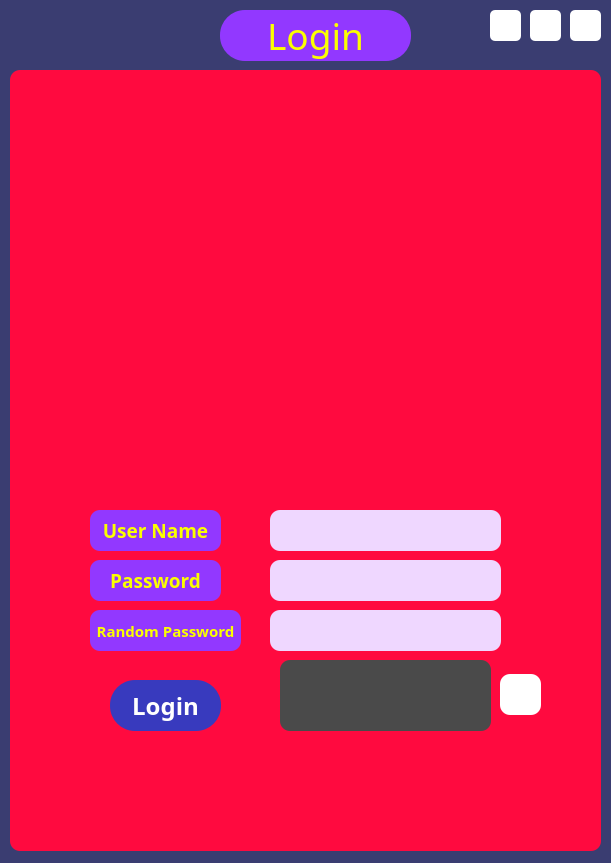
<?xml version="1.0" encoding="UTF-8"?>
<ui version="4.0">
 <class>MainWindow</class>
 <widget class="QMainWindow" name="MainWindow">
  <property name="geometry">
   <rect>
    <x>0</x>
    <y>0</y>
    <width>611</width>
    <height>863</height>
   </rect>
  </property>
  <property name="windowTitle">
   <string>MainWindow</string>
  </property>
  <property name="styleSheet">
   <string notr="true">QMainWindow{
	background-color: rgb(58, 61, 113);
	border-radius: 10px;
}</string>
  </property>
  <widget class="QWidget" name="centralwidget">
   <widget class="QFrame" name="frm">
    <property name="geometry">
     <rect>
      <x>10</x>
      <y>70</y>
      <width>591</width>
      <height>781</height>
     </rect>
    </property>
    <property name="font">
     <font>
      <pointsize>10</pointsize>
     </font>
    </property>
    <property name="styleSheet">
     <string notr="true">QFrame{
	background-color: rgb(255, 10, 63);
	border-radius: 10px;
}</string>
    </property>
    <property name="frameShape">
     <enum>QFrame::StyledPanel</enum>
    </property>
    <property name="frameShadow">
     <enum>QFrame::Raised</enum>
    </property>
    <widget class="QLabel" name="loginlbl">
     <property name="geometry">
      <rect>
       <x>80</x>
       <y>0</y>
       <width>431</width>
       <height>431</height>
      </rect>
     </property>
     <property name="text">
      <string/>
     </property>
     <property name="pixmap">
      <pixmap>C:/Users/MSI/Desktop/log_page.png</pixmap>
     </property>
     <property name="alignment">
      <set>Qt::AlignCenter</set>
     </property>
    </widget>
    <widget class="QLineEdit" name="userline">
     <property name="geometry">
      <rect>
       <x>260</x>
       <y>440</y>
       <width>231</width>
       <height>41</height>
      </rect>
     </property>
     <property name="styleSheet">
      <string notr="true">QLineEdit{
	background-color:rgb(239, 215, 255);
	border-radius: 10px;
}</string>
     </property>
    </widget>
    <widget class="QLineEdit" name="passline">
     <property name="geometry">
      <rect>
       <x>260</x>
       <y>490</y>
       <width>231</width>
       <height>41</height>
      </rect>
     </property>
     <property name="styleSheet">
      <string notr="true">QLineEdit{
	background-color:rgb(239, 215, 255);
	border-radius: 10px;
}</string>
     </property>
     <property name="echoMode">
      <enum>QLineEdit::Password</enum>
     </property>
    </widget>
    <widget class="QLabel" name="userlbl">
     <property name="geometry">
      <rect>
       <x>80</x>
       <y>440</y>
       <width>131</width>
       <height>41</height>
      </rect>
     </property>
     <property name="font">
      <font>
       <family>Bodoni MT</family>
       <pointsize>14</pointsize>
       <weight>75</weight>
       <bold>true</bold>
      </font>
     </property>
     <property name="styleSheet">
      <string notr="true">color:rgb(251, 255, 0);
background-color: rgb(146, 56, 255);
border-radius: 10px;</string>
     </property>
     <property name="text">
      <string>User Name</string>
     </property>
     <property name="alignment">
      <set>Qt::AlignCenter</set>
     </property>
    </widget>
    <widget class="QLabel" name="passwordlbl">
     <property name="geometry">
      <rect>
       <x>80</x>
       <y>490</y>
       <width>131</width>
       <height>41</height>
      </rect>
     </property>
     <property name="font">
      <font>
       <family>Bodoni MT</family>
       <pointsize>14</pointsize>
       <weight>75</weight>
       <bold>true</bold>
      </font>
     </property>
     <property name="styleSheet">
      <string notr="true">color:rgb(251, 255, 0);
background-color: rgb(146, 56, 255);
border-radius: 10px;</string>
     </property>
     <property name="text">
      <string>Password</string>
     </property>
     <property name="alignment">
      <set>Qt::AlignCenter</set>
     </property>
    </widget>
    <widget class="QPushButton" name="loginbtn">
     <property name="geometry">
      <rect>
       <x>100</x>
       <y>610</y>
       <width>111</width>
       <height>51</height>
      </rect>
     </property>
     <property name="font">
      <font>
       <family>Bodoni MT</family>
       <pointsize>18</pointsize>
       <weight>75</weight>
       <bold>true</bold>
      </font>
     </property>
     <property name="cursor">
      <cursorShape>PointingHandCursor</cursorShape>
     </property>
     <property name="styleSheet">
      <string notr="true">QPushButton{
	border-radius: 25px;
	background-color:rgb(56, 58, 190);
	color: rgb(255, 255, 255);
}

QPushButton:hover{
	border-radius: 25px;
	background-color:rgb(229, 229, 229);
	color: rgb(84, 5, 255);
}

QPushButton:pressed{
	border-radius: 25px;
	background-color: rgb(56, 58, 190);
	color: rgb(255, 255, 255);
}</string>
     </property>
     <property name="text">
      <string>Login</string>
     </property>
    </widget>
    <widget class="QLabel" name="war">
     <property name="geometry">
      <rect>
       <x>270</x>
       <y>680</y>
       <width>211</width>
       <height>41</height>
      </rect>
     </property>
     <property name="font">
      <font>
       <pointsize>9</pointsize>
       <weight>75</weight>
       <bold>true</bold>
      </font>
     </property>
     <property name="styleSheet">
      <string notr="true">QLabel{
	color: white;
}</string>
     </property>
     <property name="text">
      <string/>
     </property>
     <property name="alignment">
      <set>Qt::AlignCenter</set>
     </property>
    </widget>
    <widget class="QPushButton" name="bucket">
     <property name="geometry">
      <rect>
       <x>490</x>
       <y>604</y>
       <width>41</width>
       <height>41</height>
      </rect>
     </property>
     <property name="cursor">
      <cursorShape>PointingHandCursor</cursorShape>
     </property>
     <property name="styleSheet">
      <string notr="true">QPushButton{
	border-radius: 10px;
	background-color:  white;
}

QPushButton:hover{
	border-radius: 10px;
	background-color:rgb(166, 166, 166);
}

QPushButton:pressed{
	border-radius: 10px;
	background-color: rgb(255, 255, 255);
}</string>
     </property>
     <property name="text">
      <string/>
     </property>
     <property name="icon">
      <iconset>
       <normaloff>C:/Users/MSI/Desktop/reload.png</normaloff>C:/Users/MSI/Desktop/reload.png</iconset>
     </property>
     <property name="iconSize">
      <size>
       <width>35</width>
       <height>33</height>
      </size>
     </property>
    </widget>
    <widget class="QLabel" name="randcode">
     <property name="geometry">
      <rect>
       <x>270</x>
       <y>590</y>
       <width>211</width>
       <height>71</height>
      </rect>
     </property>
     <property name="font">
      <font>
       <pointsize>14</pointsize>
       <weight>75</weight>
       <bold>true</bold>
      </font>
     </property>
     <property name="styleSheet">
      <string notr="true">QLabel{
	color: rgb(255, 239, 14);
	background-color: rgb(74, 74, 74);
}</string>
     </property>
     <property name="text">
      <string/>
     </property>
     <property name="alignment">
      <set>Qt::AlignCenter</set>
     </property>
    </widget>
    <widget class="QLineEdit" name="randline">
     <property name="geometry">
      <rect>
       <x>260</x>
       <y>540</y>
       <width>231</width>
       <height>41</height>
      </rect>
     </property>
     <property name="styleSheet">
      <string notr="true">QLineEdit{
	background-color:rgb(239, 215, 255);
	border-radius: 10px;
}</string>
     </property>
     <property name="echoMode">
      <enum>QLineEdit::Password</enum>
     </property>
    </widget>
    <widget class="QLabel" name="passwordlbl_2">
     <property name="geometry">
      <rect>
       <x>80</x>
       <y>540</y>
       <width>151</width>
       <height>41</height>
      </rect>
     </property>
     <property name="font">
      <font>
       <family>Bodoni MT</family>
       <pointsize>11</pointsize>
       <weight>75</weight>
       <bold>true</bold>
      </font>
     </property>
     <property name="styleSheet">
      <string notr="true">color:rgb(251, 255, 0);
background-color: rgb(146, 56, 255);
border-radius: 10px;</string>
     </property>
     <property name="text">
      <string>Random Password</string>
     </property>
     <property name="alignment">
      <set>Qt::AlignCenter</set>
     </property>
    </widget>
   </widget>
   <widget class="QLabel" name="login">
    <property name="geometry">
     <rect>
      <x>220</x>
      <y>10</y>
      <width>191</width>
      <height>51</height>
     </rect>
    </property>
    <property name="font">
     <font>
      <family>Bauhaus 93</family>
      <pointsize>28</pointsize>
      <weight>50</weight>
      <italic>false</italic>
      <bold>false</bold>
     </font>
    </property>
    <property name="styleSheet">
     <string notr="true">QLabel{
	color:rgb(251, 255, 0);
	background-color: rgb(146, 56, 255);
	border-radius: 25px;
}</string>
    </property>
    <property name="text">
     <string>Login</string>
    </property>
    <property name="alignment">
     <set>Qt::AlignHCenter|Qt::AlignTop</set>
    </property>
   </widget>
   <widget class="QPushButton" name="exit">
    <property name="geometry">
     <rect>
      <x>570</x>
      <y>10</y>
      <width>31</width>
      <height>31</height>
     </rect>
    </property>
    <property name="cursor">
     <cursorShape>PointingHandCursor</cursorShape>
    </property>
    <property name="styleSheet">
     <string notr="true">QPushButton{
	border-radius: 5px;
	background-color: rgb(255, 255, 255);
}

QPushButton:hover{
	border-radius: 5px;
	background-color:rgb(166, 166, 166);
}

QPushButton:pressed{
	border-radius: 5px;
	background-color: rgb(255, 255, 255);
}</string>
    </property>
    <property name="text">
     <string/>
    </property>
    <property name="icon">
     <iconset>
      <normaloff>C:/Users/MSI/Desktop/close.png</normaloff>C:/Users/MSI/Desktop/close.png</iconset>
    </property>
    <property name="iconSize">
     <size>
      <width>25</width>
      <height>26</height>
     </size>
    </property>
   </widget>
   <widget class="QPushButton" name="restore">
    <property name="geometry">
     <rect>
      <x>530</x>
      <y>10</y>
      <width>31</width>
      <height>31</height>
     </rect>
    </property>
    <property name="cursor">
     <cursorShape>PointingHandCursor</cursorShape>
    </property>
    <property name="styleSheet">
     <string notr="true">QPushButton{
	border-radius: 5px;
	background-color: rgb(255, 255, 255);
}

QPushButton:hover{
	border-radius: 5px;
	background-color:rgb(166, 166, 166);
}

QPushButton:pressed{
	border-radius: 5px;
	background-color: rgb(255, 255, 255);
}</string>
    </property>
    <property name="text">
     <string/>
    </property>
    <property name="icon">
     <iconset>
      <normaloff>C:/Users/MSI/Desktop/restore.png</normaloff>C:/Users/MSI/Desktop/restore.png</iconset>
    </property>
    <property name="iconSize">
     <size>
      <width>24</width>
      <height>24</height>
     </size>
    </property>
   </widget>
   <widget class="QPushButton" name="minsize">
    <property name="geometry">
     <rect>
      <x>490</x>
      <y>10</y>
      <width>31</width>
      <height>31</height>
     </rect>
    </property>
    <property name="cursor">
     <cursorShape>PointingHandCursor</cursorShape>
    </property>
    <property name="styleSheet">
     <string notr="true">QPushButton{
	border-radius: 5px;
	background-color: rgb(255, 255, 255);
}

QPushButton:hover{
	border-radius: 5px;
	background-color:rgb(166, 166, 166);
}

QPushButton:pressed{
	border-radius: 5px;
	background-color: rgb(255, 255, 255);
}</string>
    </property>
    <property name="text">
     <string/>
    </property>
    <property name="icon">
     <iconset>
      <normaloff>C:/Users/MSI/Desktop/minimize.png</normaloff>C:/Users/MSI/Desktop/minimize.png</iconset>
    </property>
    <property name="iconSize">
     <size>
      <width>28</width>
      <height>28</height>
     </size>
    </property>
   </widget>
  </widget>
 </widget>
 <resources/>
 <connections>
  <connection>
   <sender>exit</sender>
   <signal>clicked()</signal>
   <receiver>MainWindow</receiver>
   <slot>close()</slot>
   <hints>
    <hint type="sourcelabel">
     <x>585</x>
     <y>25</y>
    </hint>
    <hint type="destinationlabel">
     <x>306</x>
     <y>402</y>
    </hint>
   </hints>
  </connection>
  <connection>
   <sender>restore</sender>
   <signal>clicked()</signal>
   <receiver>MainWindow</receiver>
   <slot>showMaximized()</slot>
   <hints>
    <hint type="sourcelabel">
     <x>545</x>
     <y>25</y>
    </hint>
    <hint type="destinationlabel">
     <x>306</x>
     <y>402</y>
    </hint>
   </hints>
  </connection>
  <connection>
   <sender>minsize</sender>
   <signal>clicked()</signal>
   <receiver>MainWindow</receiver>
   <slot>showMinimized()</slot>
   <hints>
    <hint type="sourcelabel">
     <x>505</x>
     <y>25</y>
    </hint>
    <hint type="destinationlabel">
     <x>306</x>
     <y>402</y>
    </hint>
   </hints>
  </connection>
 </connections>
</ui>
